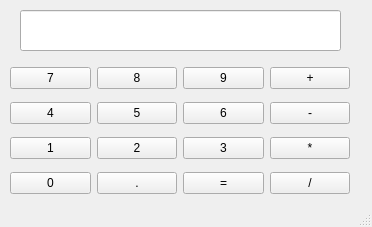
<?xml version="1.0" encoding="UTF-8"?>
<ui version="4.0">
 <class>MainWindow</class>
 <widget class="QMainWindow" name="MainWindow">
  <property name="geometry">
   <rect>
    <x>0</x>
    <y>0</y>
    <width>372</width>
    <height>227</height>
   </rect>
  </property>
  <property name="windowTitle">
   <string>Calculadora</string>
  </property>
  <widget class="QWidget" name="centralwidget">
   <widget class="QWidget" name="gridLayoutWidget">
    <property name="geometry">
     <rect>
      <x>10</x>
      <y>60</y>
      <width>340</width>
      <height>141</height>
     </rect>
    </property>
    <layout class="QGridLayout" name="gridLayout">
     <item row="3" column="2">
      <widget class="QPushButton" name="btnIgual">
       <property name="text">
        <string>=</string>
       </property>
      </widget>
     </item>
     <item row="2" column="2">
      <widget class="QPushButton" name="btnTres">
       <property name="text">
        <string>3</string>
       </property>
      </widget>
     </item>
     <item row="2" column="0">
      <widget class="QPushButton" name="btnUno">
       <property name="text">
        <string>1</string>
       </property>
      </widget>
     </item>
     <item row="0" column="1">
      <widget class="QPushButton" name="btnOcho">
       <property name="text">
        <string>8</string>
       </property>
      </widget>
     </item>
     <item row="1" column="0">
      <widget class="QPushButton" name="btnCuatro">
       <property name="text">
        <string>4</string>
       </property>
      </widget>
     </item>
     <item row="1" column="1">
      <widget class="QPushButton" name="btnCinco">
       <property name="text">
        <string>5</string>
       </property>
      </widget>
     </item>
     <item row="2" column="1">
      <widget class="QPushButton" name="btnDos">
       <property name="text">
        <string>2</string>
       </property>
      </widget>
     </item>
     <item row="3" column="1">
      <widget class="QPushButton" name="btnPunto">
       <property name="text">
        <string>.</string>
       </property>
      </widget>
     </item>
     <item row="1" column="2">
      <widget class="QPushButton" name="btnSeis">
       <property name="text">
        <string>6</string>
       </property>
      </widget>
     </item>
     <item row="0" column="2">
      <widget class="QPushButton" name="btnNueve">
       <property name="text">
        <string>9</string>
       </property>
      </widget>
     </item>
     <item row="0" column="0">
      <widget class="QPushButton" name="btnSiete">
       <property name="text">
        <string>7</string>
       </property>
      </widget>
     </item>
     <item row="2" column="3">
      <widget class="QPushButton" name="btnMulti">
       <property name="text">
        <string>*</string>
       </property>
      </widget>
     </item>
     <item row="3" column="3">
      <widget class="QPushButton" name="btnDivi">
       <property name="text">
        <string>/</string>
       </property>
      </widget>
     </item>
     <item row="1" column="3">
      <widget class="QPushButton" name="btnMenos">
       <property name="text">
        <string>-</string>
       </property>
      </widget>
     </item>
     <item row="0" column="3">
      <widget class="QPushButton" name="btnMas">
       <property name="text">
        <string>+</string>
       </property>
      </widget>
     </item>
     <item row="3" column="0">
      <widget class="QPushButton" name="btnCero">
       <property name="text">
        <string>0</string>
       </property>
      </widget>
     </item>
    </layout>
   </widget>
   <widget class="QLineEdit" name="MostrarDatos">
    <property name="geometry">
     <rect>
      <x>20</x>
      <y>10</y>
      <width>321</width>
      <height>41</height>
     </rect>
    </property>
   </widget>
  </widget>
  <widget class="QStatusBar" name="statusbar"/>
 </widget>
 <resources/>
 <connections/>
</ui>
